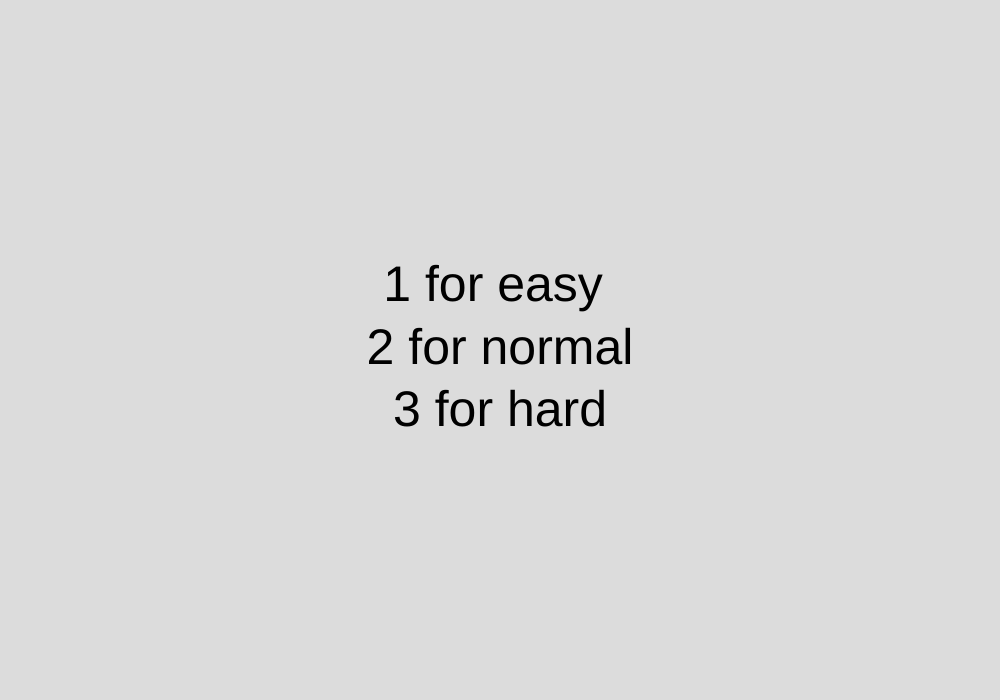
Frame 1 (no input)
Frame 60 (no input): identical to frame 1, image omitted
Frame 120 (the mouse pressed at the canvas centre since frame 60): identical to frame 1, image omitted

The p5.js sketch that drew this single still picture (run headless with seeded random() and noise() and a simulated clock; from frame 60 on, the mouse is pressed at the canvas centre):

// p5.js sketch
// ── sketch.js
let yposcircle =50;
let xposcircle = 500;
let OldTime = false;
let Radius  = 25;
  let point = 0;
  let pressed = true;
  let t = 5;
  let state = 'beforegame';
  // the  idea of this is when you start you select a diffculty based on diffculty time of the teleport function will change
  //then, you run the game for around 30 seconds and try to click in the circle to get points
  // after 30 seconds the game is over and it will display your score.
  // reset the page if you want to start it again
  



 function teleport()
  //function to teleport circle based on time
 {
  
  let ms = millis()/1000;
  

  let RoundedTime = round(ms)%t == 0;

 if(RoundedTime && !OldTime)

 {
  OldTime = true;
   yposcircle = random(50,650);
    xposcircle = random(500,700);
    
    
   
 }
  else if (!RoundedTime)
  {
    
    OldTime = false;

  }
   

}
function setup() {
  createCanvas(1000, 700); 

 

  
  

  
}
//when everything is displayed using states 
function draw() {
  
    let Timer = millis();

  if(state == 'beforegame') 
    {
    BeforeGame()
    }
    if(state == 'game'){


      Game();
    
      print(Timer)
      
      
    }
     if(Timer >= 30000)// game stops after 30 seconds 
     {
        AfterGame();
        state = 'aftergame';
        

     }


  

  
 
  
}
function mousePressed(){
  let my = mouseY;
  let mx = mouseX;
  let d = dist(xposcircle,yposcircle,mx,my);
  if(d < Radius  && state == 'game')
  {
    point++;
    
  }
  
  
  

}
function keyPressed(){

    if(key ==='1' && state == 'beforegame')
      //easy
    {
      
      state = 'game';
      print("working");
        

    }
    else if(key == '2' && state == 'beforegame')
      //normal
    {

      state = 'game';
      t = 2.5;

    }
    else if ( key == '3'  && state =='beforegame')
      //hard
    {

      state = 'game';
      t = 1.5;
    

    }
    
    
  } 

// each state for the game
function BeforeGame()
{
 background(220);
 textSize(50);
 textAlign(CENTER,CENTER);
 


 text('1 for easy \n2 for normal\n3 for hard',width/2,height/2);



}
 function Game(){
  background(220);

  textSize(35);
  text('Score:' + point,50,50);
  teleport();
  circle(xposcircle,yposcircle,Radius*2);
   



 }
 function AfterGame()
 {
    background('red');
    textSize(150)
    textAlign(CENTER);
    text('Final Score:' + point,width/2,height/2);
    




 }
